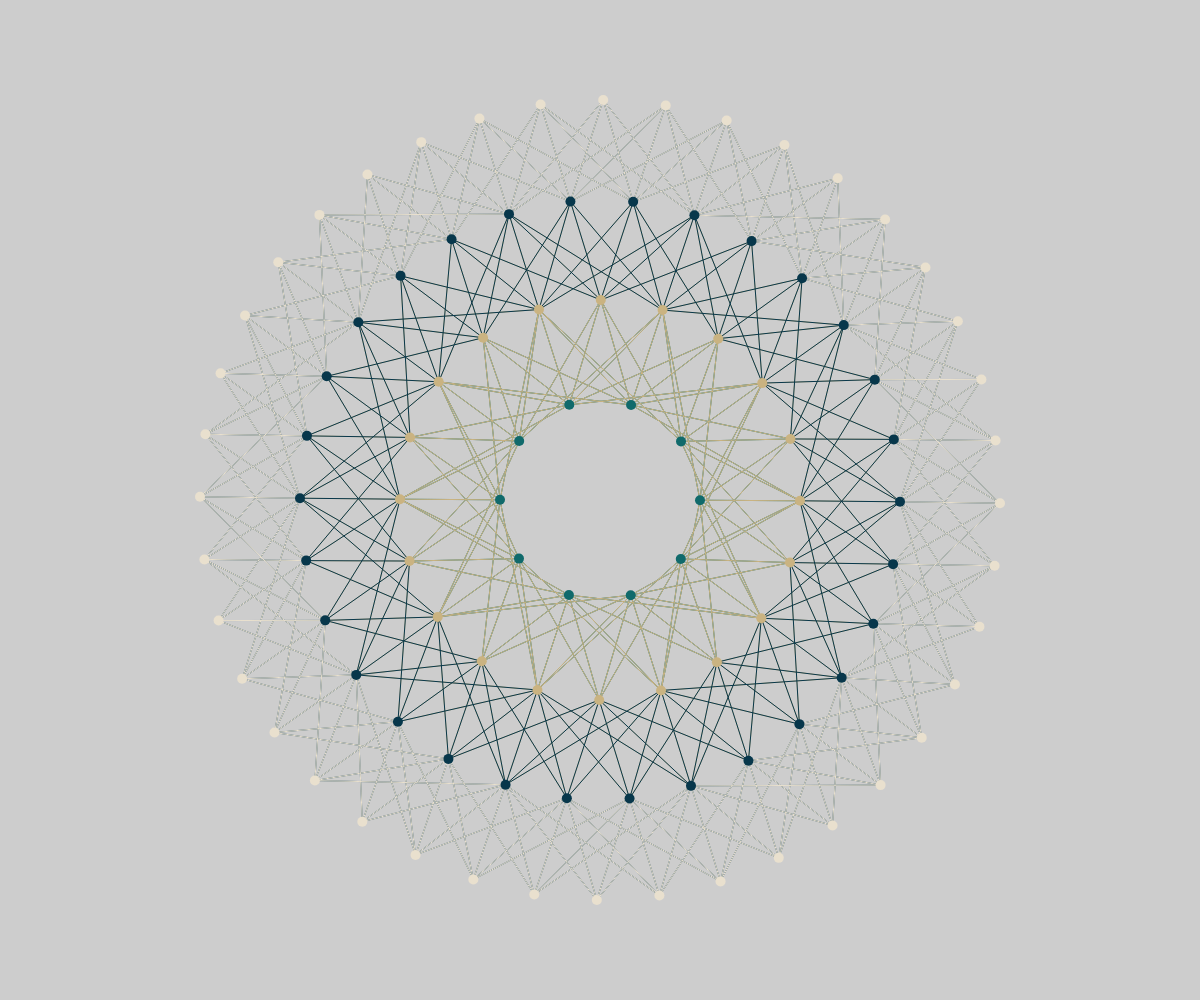
Frame 1 (no input)
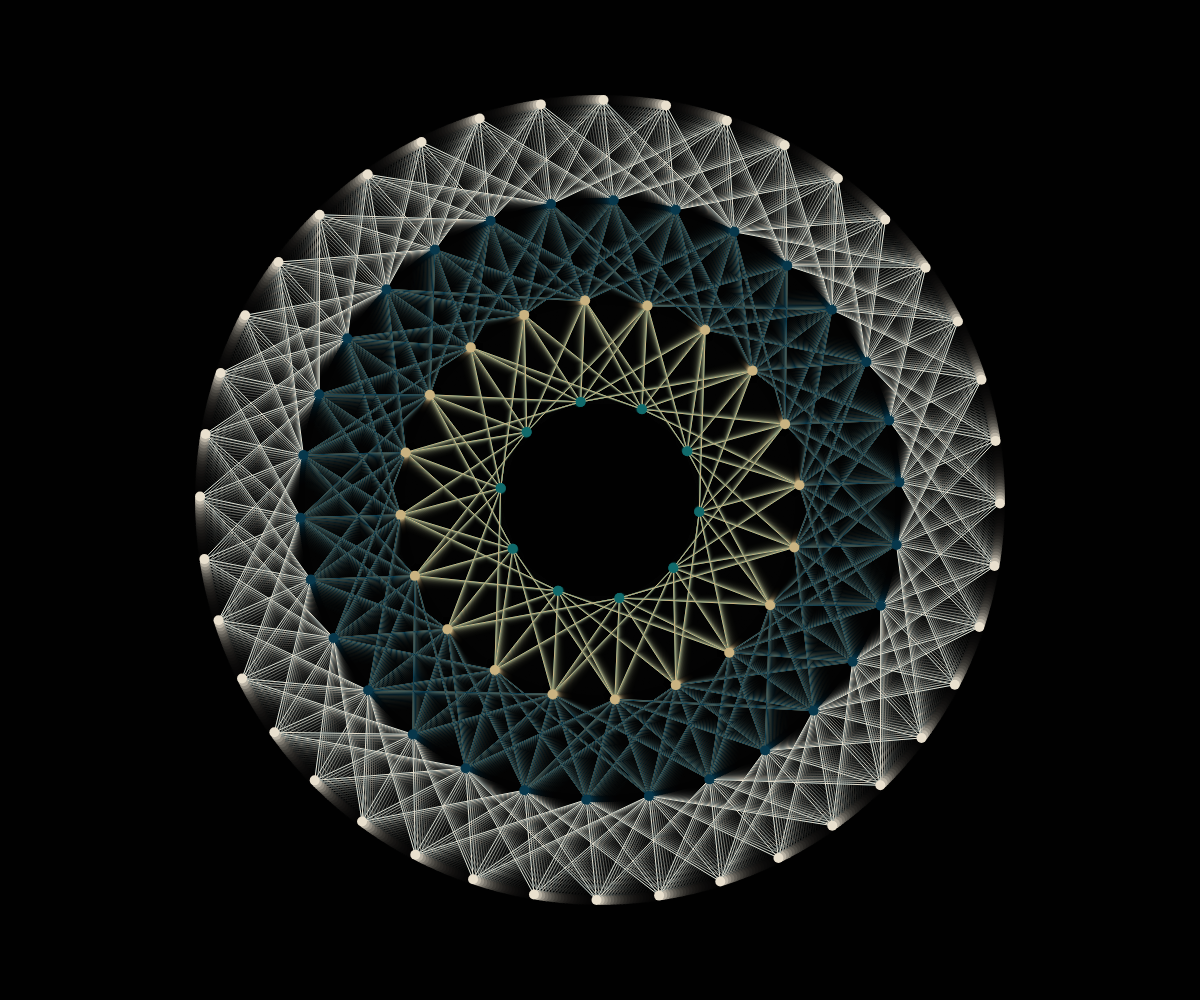
Frame 60 (no input)
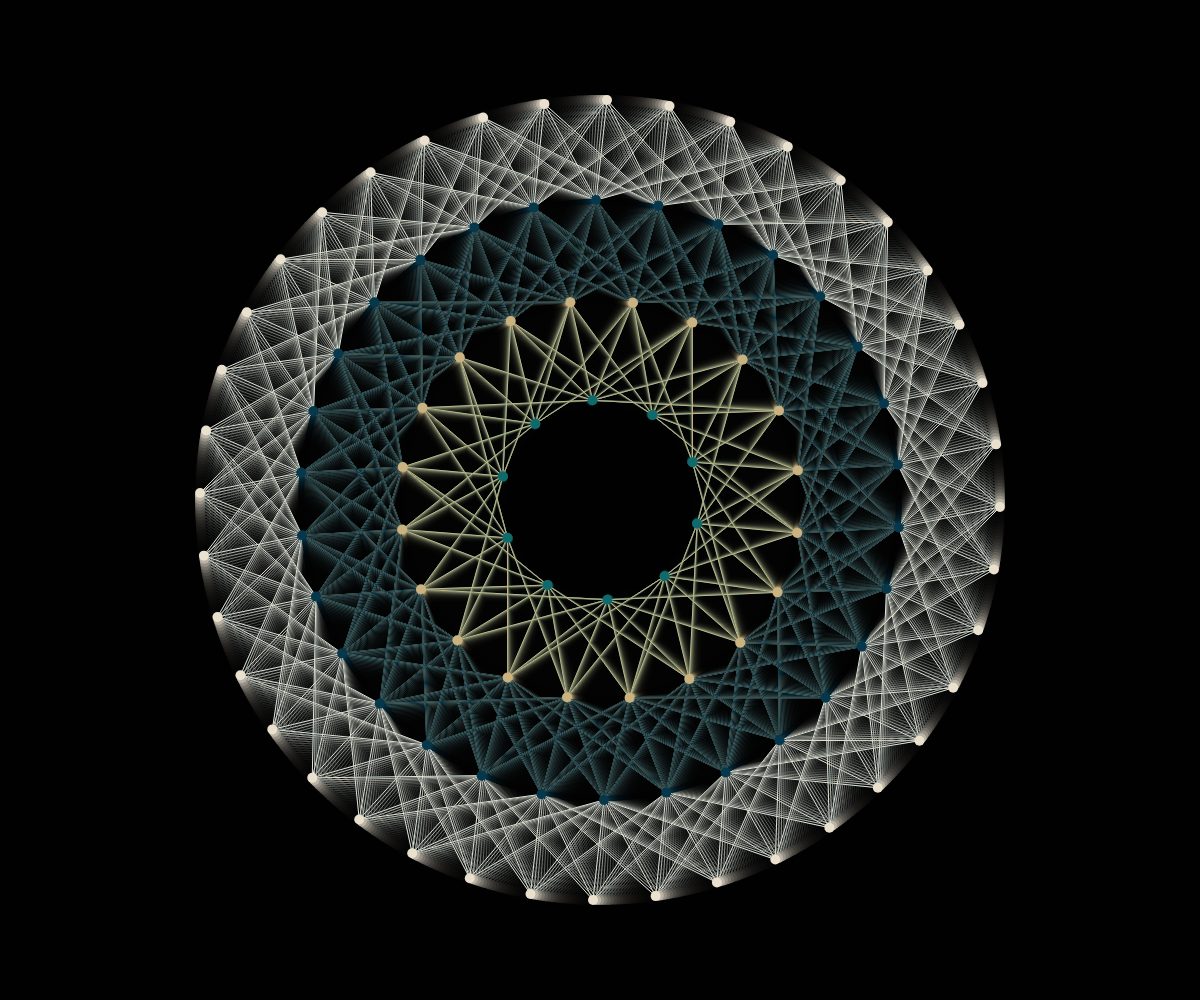
Frame 120 (the mouse pressed at the canvas centre since frame 60)

The p5.js sketch that drew these frames (run headless with seeded random() and noise() and a simulated clock; from frame 60 on, the mouse is pressed at the canvas centre):

// p5.js sketch
// ── sketch.js
let particle = [];

function setup() {
  createCanvas(windowWidth, windowHeight);

  const cp = random(colorPalletes).colors;
  for(let r = 0.2; r < 1; r += 0.2){
    const c = random(cp);
    for (let th = 0; th < TAU; th += TAU / (50*r)) {
      const option = {
        r:min(width, height)*r*0.5,
        th:th,
        c:c,
        v:r*0.01
      }
      particle.push(option);
    }
  }
}

function draw() {
  background(0, 50);

  for (let p of particle) {
    p.th += p.v;
  }

  for (let p1 of particle) {
    for (let p2 of particle) {
      push();
      translate(width / 2, height / 2);
      const x1 = p1.r * cos(p1.th);
      const y1 = p1.r * sin(p1.th);
      const x2 = p2.r * cos(p2.th);
      const y2 = p2.r * sin(p2.th);
      const d = dist(x1, y1, x2, y2);
      if(d<200 && p1.r!=p2.r){
        stroke(p1.c);
        line(x1, y1, x2, y2);
      }
      pop();
    }
  }

  for(let p of particle){
    push();
    translate(width/2, height/2);
    noStroke();
    fill(p.c);

    const x = p.r*cos(p.th);
    const y = p.r*sin(p.th);
    circle(x, y, 10);
    pop();
  }
}

class Easing {
  static easeInSine(x) {
    return 1 - Math.cos((x * Math.PI) / 2);
  }

  static easeOutSine(x) {
    return Math.sin((x * Math.PI) / 2);
  }

  static easeInOutSine(x) {
    return -(Math.cos(Math.PI * x) - 1) / 2;
  }

  static easeInQuad(x) {
    return x * x;
  }

  static easeOutQuad(x) {
    return 1 - (1 - x) * (1 - x);
  }

  static easeInOutQuad(x) {
    return x < 0.5 ? 2 * x * x : 1 - Math.pow(-2 * x + 2, 2) / 2;
  }

  static easeInCubic(x) {
    return x * x * x;
  }

  static easeOutCubic(x) {
    return 1 - Math.pow(1 - x, 3);
  }

  static easeInOutCubic(x) {
    return x < 0.5 ? 4 * x * x * x : 1 - Math.pow(-2 * x + 2, 3) / 2;
  }

  static easeInQuart(x) {
    return x * x * x * x;
  }

  static easeOutQuart(x) {
    return 1 - Math.pow(1 - x, 4);
  }

  static easeInOutQuart(x) {
    return x < 0.5 ? 8 * x * x * x * x : 1 - Math.pow(-2 * x + 2, 4) / 2;
  }

  static easeInQuint(x) {
    return x * x * x * x * x;
  }

  static easeOutQuint(x) {
    return 1 - Math.pow(1 - x, 5);
  }

  static easeInOutQuint(x) {
    return x < 0.5 ? 16 * x * x * x * x * x : 1 - Math.pow(-2 * x + 2, 5) / 2;
  }

  static easeInExpo(x) {
    return x === 0 ? 0 : Math.pow(2, 10 * x - 10);
  }

  static easeOutExpo(x) {
    return x === 1 ? 1 : 1 - Math.pow(2, -10 * x);
  }

  static easeInOutExpo(x) {
    return x === 0 ?
      0 :
      x === 1 ?
      1 :
      x < 0.5 ?
      Math.pow(2, 20 * x - 10) / 2 :
      (2 - Math.pow(2, -20 * x + 10)) / 2;
  }

  static easeInCirc(x) {
    return 1 - Math.sqrt(1 - Math.pow(x, 2));
  }

  static easeOutCirc(x) {
    return Math.sqrt(1 - Math.pow(x - 1, 2));
  }

  static easeInOutCirc(x) {
    return x < 0.5 ?
      (1 - Math.sqrt(1 - Math.pow(2 * x, 2))) / 2 :
      (Math.sqrt(1 - Math.pow(-2 * x + 2, 2)) + 1) / 2;
  }

  static easeOutBack(x) {
    const c1 = 1.70158;
    const c3 = c1 + 1;
    return 1 + c3 * Math.pow(x - 1, 3) + c1 * Math.pow(x - 1, 2);
  }

  static easeInOutBack(x) {
    const c1 = 1.70158;
    const c2 = c1 * 1.525;
    return x < 0.5 ?
      (Math.pow(2 * x, 2) * ((c2 + 1) * 2 * x - c2)) / 2 :
      (Math.pow(2 * x - 2, 2) * ((c2 + 1) * (x * 2 - 2) + c2) + 2) / 2;
  }
}

const colorPalletes = [
  {
    name: "DeepEmeraldGold",
    colors: ["#005e55", "#fff9bf", "#edb50c", "#b8003d", "#5e001f"],
  },
  {
    name: "WarmRainbow",
    colors: ["#01204E", "#028391", "#F6DCAC", "#FAA968", "#F85525"],
  },
  {
    name: "ChocolateAndCream",
    colors: ["#D54751", "#EF9A48", "#FFFCC7", "#4DA394", "#59322B"],
  },
  {
    name: "PopArt",
    colors: ["#241965", "#653993", "#9F4094", "#B73D6E", "#F19406"],
  },
  {
    name: "DeepEmeraldGold",
    colors: ["#F87523", "#FFC31B", "#E7DCC9", "#1DB7B9", "#126D68"],
  },
  {
    name: "GreenPink",
    colors: ["#01B999", "#FAB3B3", "#DC958F", "#A1D8CE", "#F1FAF7"],
  },
  {
    name: "NatureTranquility",
    colors: ["#106A6B", "#07374B", "#CAB381", "#E9E0CE"],
  },
  {
    name: "VibrantHarmony",
    colors: ["#F15946", "#5681CB", "#FAAA2D", "#296647", "#453945"],
  },
  {
    name: "Serenity Bliss",
    colors: ["#FFB4B8", "#EF4B28", "#0A563A", "#FFBC54", "#ECE9E0"],
  }
];
